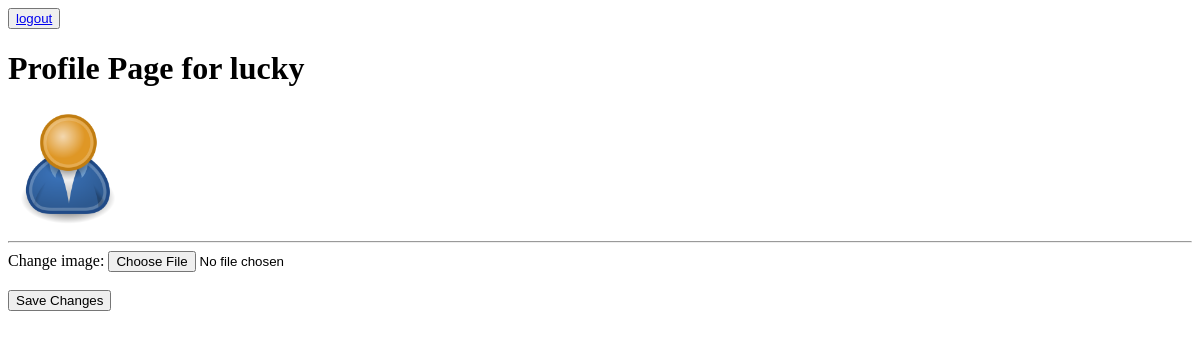
/profile/ (signed in), run on an earlier commit of the app's database.
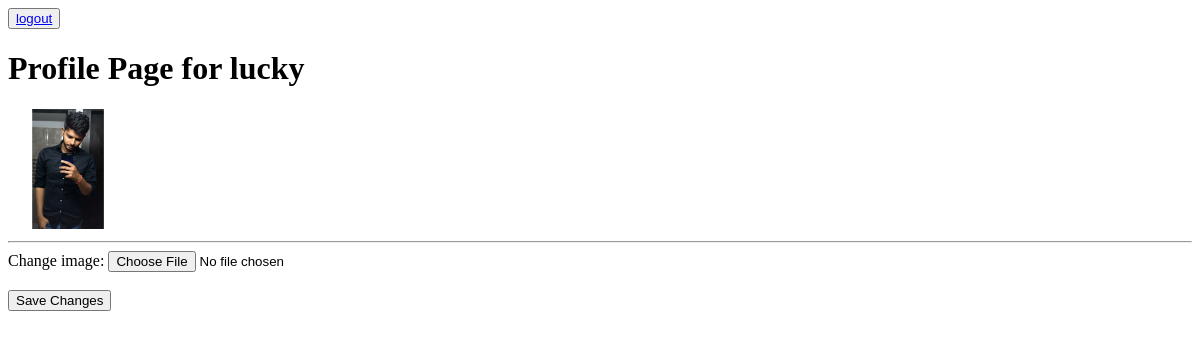
And on a later commit of the database.
### crud/models.py (models this page shows, shortened)
class Profile(models.Model):
    user = models.ForeignKey(User, on_delete=models.CASCADE)
    imag = models.ImageField(default="default.png", upload_to='static/profile_image')

### crud/views.py (the view)
# urls.py: path('profile/',views.profile,name='user_profile'),
@login_required(login_url='login')
def profile(request):
    if request.method == "POST":
        user = request.POST['username']
        print(request.POST)
        print(request.FILES)
        imag = request.FILES['pic']
        try:
            v = Profile.objects.get(user=User.objects.get(username=user))
            if v:
                v.imag = request.FILES["pic"]
                v.save()
                return redirect('user_profile')
        except:
            update_form = Profile.objects.create(user=User.objects.get(username=user), imag=imag)
            update_form.save()
            return redirect('user_profile')
    else:
        user = {}
        user['username'] = request.session['username']
        user1 = Profile.objects.filter(user=User.objects.get(username=user['username']))
        if user1:
            return render(request, 'profile.html', context={'username': user,"pic": user1[0]})
    return render(request, 'profile.html', context={'username': user})

### templates/profile.html (shortened to what this page needs)
{% load static %}
{% include 'common.html' %}
<h1>Profile Page for {{ user.username }}</h1>
{% if pic %}
    <img src="{{ pic.imag.url }} " style="max-height: 150px; max-width: 120px;"/>
    {% else %}<img src="{% static 'default.png' %} " style="max-height: 150px; max-width: 120px;"/>
{% endif %}
<form method="POST" action="{% url 'user_profile'  %}" enctype="multipart/form-data">
    <hr>
    <label >Change image:</label>
    <input type="file" name="pic" required>
    <br><br>
    <button type="submit" >Save Changes</button>
</form>

What changed in the data, as far as the page shows it:
added Profile: imag (picture)
